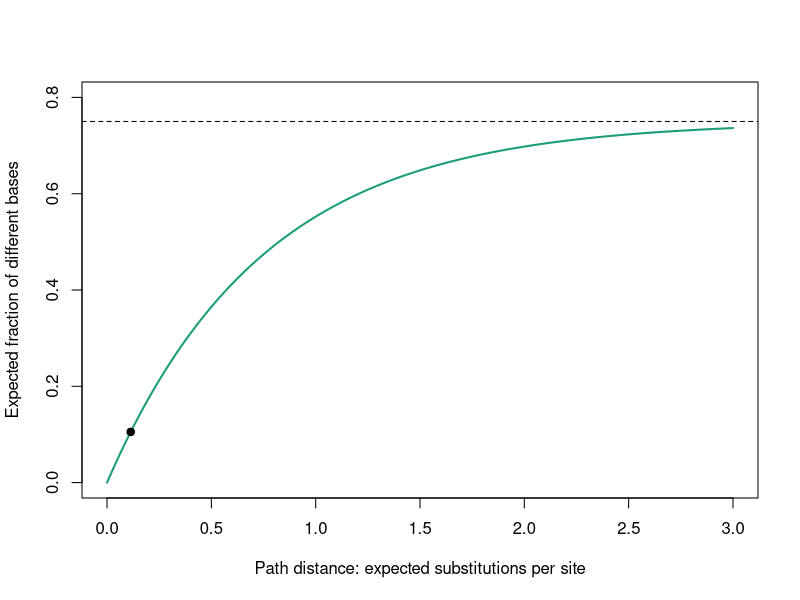
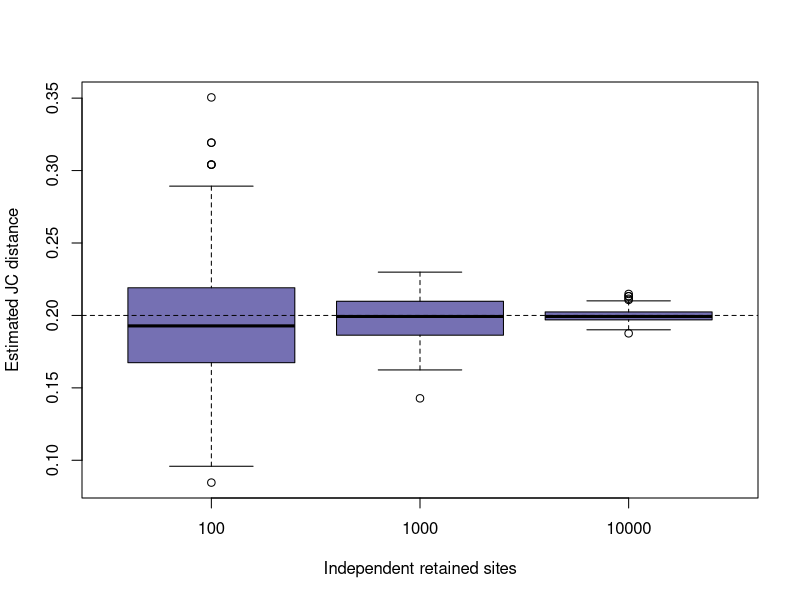

Write the R code that produced these figures, in order.
## ---- chunk 1
#| label: alignment-differences
sequence_A <- strsplit("ACGTACGTACGTACGTACGTACGTACGTACGTACGTACGT", "")[[1]]
sequence_B <- sequence_A
sequence_B[c(3,11,25,33)] <- c("A","A","T","G")
sequence_B[c(5,6)] <- c("N","-")
comparable <- sequence_A %in% c("A","C","G","T") &
              sequence_B %in% c("A","C","G","T")
L <- sum(comparable)
K <- sum(sequence_A[comparable]!=sequence_B[comparable])
p_hat <- K/L
stopifnot(L==38,K==4)
data.frame(aligned_positions=length(sequence_A),excluded=sum(!comparable),
           comparable=L,differences=K,observed_fraction=p_hat)
## ---- chunk 2
#| label: jukes-cantor-distance
jc_distance <- function(p) {
  stopifnot(is.numeric(p),all(is.finite(p)),all(p>=0),all(p<0.75))
  -0.75*log1p(-4*p/3)
}
jc_difference <- function(d) {
  stopifnot(is.numeric(d),all(is.finite(d)),all(d>=0))
  -0.75*expm1(-4*d/3)
}
d_hat <- jc_distance(p_hat)
stopifnot(d_hat>p_hat,abs(jc_difference(d_hat)-p_hat)<1e-12,
          jc_distance(0)==0)
c(observed_difference=p_hat,corrected_distance=d_hat)
## ---- chunk 3
#| label: saturation-plot
d_grid <- seq(0,3,length.out=200)
plot(d_grid,jc_difference(d_grid),type="l",lwd=2,col="#1b9e77",
     xlab="Path distance: expected substitutions per site",
     ylab="Expected fraction of different bases",ylim=c(0,0.8))
abline(h=0.75,lty=2)
points(d_hat,p_hat,pch=19)
## ---- chunk 4
#| label: clock-units
rate <- 1e-8
# Generation length is supplied in years per generation.
generation_years <- 2
time_generations <- d_hat/(2*rate)
time_years <- time_generations*generation_years
data.frame(distance=d_hat,rate_per_site_per_lineage_per_generation=rate,
           generations=time_generations,years=time_years)
stopifnot(abs(2*rate*time_generations-d_hat)<1e-12)
## ---- chunk 5
#| label: calibration-sensitivity
calibration_distance <- 0.04
calibration_generations <- 2e6
calibrated_rate <- calibration_distance/(2*calibration_generations)
stopifnot(abs(calibrated_rate-rate)<1e-20)
calibration_times <- c(1.5e6,2e6,2.5e6)
calibration_rates <- calibration_distance/(2*calibration_times)
data.frame(calibration_generations=calibration_times,
           inferred_rate=calibration_rates,
           target_generations=d_hat/(2*calibration_rates))
## ---- chunk 6
#| label: conditional-sampling-interval
p_interval <- unname(binom.test(K,L)$conf.int)
stopifnot(p_interval[2]<0.75)
d_interval <- jc_distance(p_interval)
t_interval <- d_interval/(2*rate)
data.frame(quantity=c("Mismatch probability","Distance","Generations"),
           estimate=c(p_hat,d_hat,time_generations),
           lower=c(p_interval[1],d_interval[1],t_interval[1]),
           upper=c(p_interval[2],d_interval[2],t_interval[2]))
## ---- chunk 7
#| label: finite-site-simulation
set.seed(1201)
true_distance <- 0.2
true_p <- jc_difference(true_distance)
lengths <- c(100,1000,10000)
replicates <- 200
estimated_p <- sapply(lengths,function(n) rbinom(replicates,n,true_p)/n)
stopifnot(all(estimated_p<0.75))
estimated_d <- matrix(jc_distance(as.vector(estimated_p)),nrow=replicates)
boxplot(as.data.frame(estimated_d),names=lengths,
        xlab="Independent retained sites",ylab="Estimated JC distance",
        col="#7570b3")
abline(h=true_distance,lty=2)
## ---- chunk 8
c(time_from_raw_fraction=p_hat/(2*rate),
  time_from_corrected_distance=d_hat/(2*rate),
  time_at_double_rate=d_hat/(4*rate),
  distance_at_p_0.7=jc_distance(0.7))
